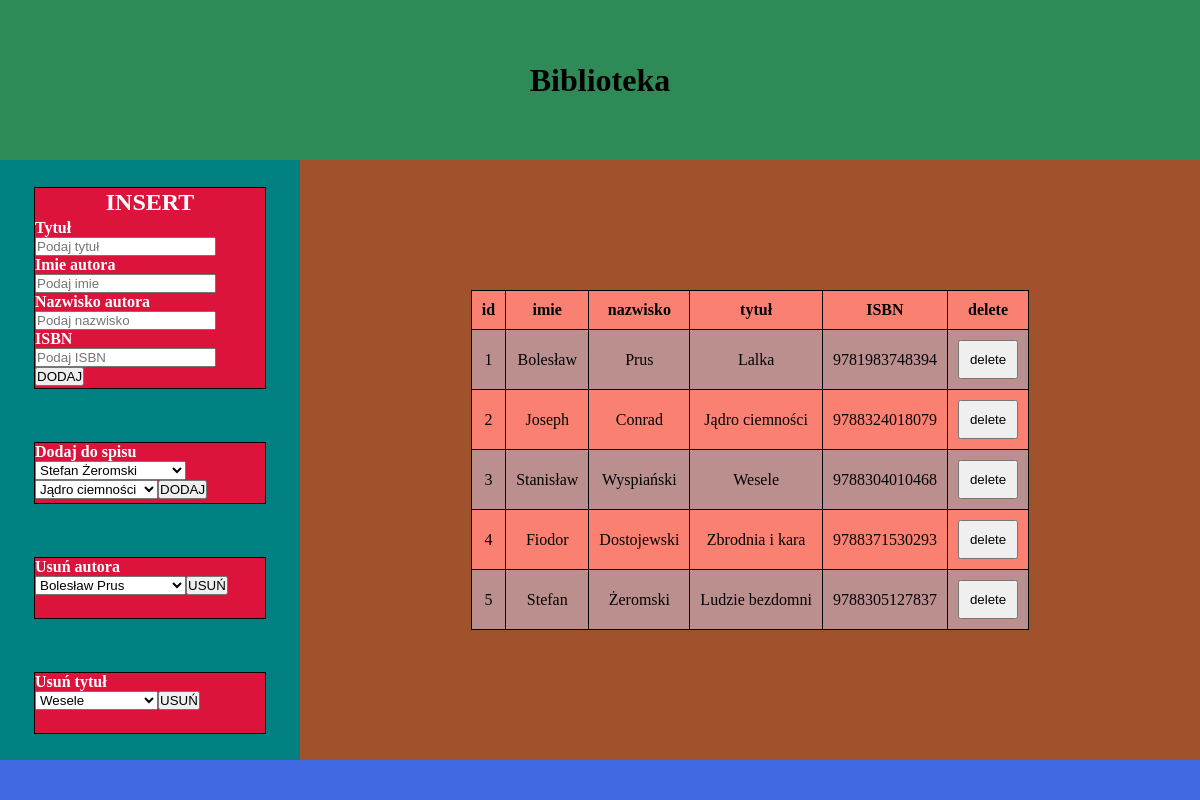
The page / on the database its author committed.
### tables this page shows
CREATE TABLE `spis` (
  `id_spis` int(10) NOT NULL,
  `id_autor` int(10) NOT NULL,
  `id_tytul` int(10) NOT NULL
);

CREATE TABLE `autorzy` (
  `id_autor` int(10) NOT NULL,
  `Imie` varchar(20) NOT NULL,
  `Nazwisko` varchar(20) NOT NULL
);

CREATE TABLE `tytuly` (
  `id_tytul` int(10) NOT NULL,
  `tytul` varchar(40) NOT NULL,
  `ISBN` bigint(13) NOT NULL
);

### index.php (the view, shortened to what this page needs)
<!DOCTYPE html>
<html lang="PL">
<head>
    <link rel="stylesheet" href="style.css">
</head>
<body>
    <div class="container">
        <div class="top">
            <h1>Biblioteka</h1>
        </div>
        <section>
            <div class="a">
                <h1>INSERT</h1>
                <form action="insert.php" method="POST">
                <p>Tytuł</p>
                <input type="text" name="tytul" placeholder="Podaj tytuł">
                <p>Imie autora</p>
                <input type="text" name="imie" placeholder="Podaj imie">
                <p>Nazwisko autora</p>
                <input type="text" name="nazwisko" placeholder="Podaj nazwisko">
                <p>ISBN</p>
                <input type="text" name="isbn" placeholder="Podaj ISBN">
                <input type="submit" value="DODAJ" >
                </form>
            </div>
            <div class="b">
                <p>Dodaj do spisu</p>
            <?php
                require('connect.php');
                $result1 = $conn->query("SELECT * FROM autorzy ORDER BY id_autor DESC");
                $result2 = $conn->query("SELECT * FROM tytuly ORDER BY id_tytul DESC");
                echo("<form action='insert1.php' method='POST'>");
                echo("<select name='idautor'>");
                while($row=$result1->fetch_assoc() ){
                    echo("<option value='".$row['id_autor']."'>".$row['Imie']." ".$row['Nazwisko']."</option>");
                }
                echo("</select>");
                echo("<select name='idtytul'>");
                while($row=$result2->fetch_assoc() ){
                    echo("<option value='".$row['id_tytul']."'>".$row['tytul']."</option>");
                }
                echo("</select>");
                echo("<input type='submit' value='DODAJ'>");
                echo("</form>");
            ?>
            </div>
            <div  class="b">
            <p>Usuń autora</p>
            <?php
                require('connect.php');
                $result1 = $conn->query("SELECT * FROM autorzy");
                echo("<form action='deleteautor.php' method='POST'>");
                echo("<select name='idautor'>");
                while($row=$result1->fetch_assoc() ){
                    echo("<option value='".$row['id_autor']."'>".$row['Imie']." ".$row['Nazwisko']."</option>");
                }
                echo("</select>");
                echo("<input type='submit' value='USUŃ'>");
                echo("</form>");
            ?>
            </div>
            <div class="b">
            <p>Usuń tytuł</p>
            <?php
                require('connect.php');
                $result1 = $conn->query("SELECT * FROM tytuly");
                echo("<form action='deletetytul.php' method='POST'>");
                echo("<select name='idtytul'>");
                while($row=$result1->fetch_assoc() ){
                    echo("<option value='".$row['id_tytul']."'>".$row['tytul']."</option>");
                }
                echo("</select>");
                echo("<input type='submit' value='USUŃ'>");
                echo("</form>");
            ?>
            </div>
        </section>
        <main>
        <?php
            function tabela($sql) {
                require('connect.php');
                $result=$conn->query($sql);
                echo("<table class='tab'><tr><th>id</th><th>imie</th><th>nazwisko</th><th>tytuł</th><th>ISBN</th><th>delete</th></tr>");
                while($row=$result->fetch_assoc()){
                    echo("<tr>");
                    echo("<td>".$row['id_spis']."</td><td>".$row['Imie']."</td><td>".$row['Nazwisko']."</td><td>".$row['tytul']."</td><td>".$row['ISBN']."</td><td>".'<form action="delete.php" method="POST">
                    <input type="hidden" name="id_spis" value='.$row['id_spis'].'>
                    <input type="hidden" name="id_autor" value='.$row['id_autor'].'>
                    <input type="hidden" name="id_tytul" value='.$row['id_tytul'].'>
                    <input class="delete" type="submit" value="delete">
                </form>'."</td>");
                    echo("</tr>");
                }
                echo("</table>");
            }
            tabela("SELECT id_spis,Imie,Nazwisko,tytul,ISBN,autorzy.id_autor,tytuly.id_tytul from autorzy,tytuly,spis where autorzy.id_autor=spis.id_autor and tytuly.id_tytul=spis.id_tytul;");
            ?>
        </main>
        <footer></footer>
    </div>
</body>
</html>

### style.css (style rules this page uses)
* { margin: 0; padding: 0; }
.top { grid-area: a; background: seagreen; display: flex; }
section { grid-area: b; background: teal; display: flex; flex-direction: column; align-items: center; justify-content: space-around; }
.a { border: 1px solid black; background: crimson; width: 230px; height: 200px; display: flex; flex-wrap: wrap; justify-content: center; align-items: center; font-weight: bold; color: white; }
.b { border: 1px solid black; background: crimson; width: 230px; height: 60px; font-weight: bold; color: white; }
main { grid-area: c; background: sienna; display: flex; }
footer { grid-area: d; background: royalblue; }
.container { display: grid; height: 100vh; width: auto; grid-template-columns: 25% 75%; grid-template-rows: 20% 75% 5%; grid-template-areas: "a a" "b c" "d d" ; }
.top h1 { margin: auto; }
.tab,th,td { border: 1px solid black; margin: auto; border-collapse: collapse; text-align: center; padding: 10px; }
tr:nth-child(even) { background: rosybrown; }
tr { background: salmon; }
.delete { padding: 10px; }

### rows shown on the page
spis: id_spis "1", id_autor.Imie "Bolesław", id_autor.Nazwisko "Prus", id_tytul.tytul "Lalka", id_tytul.ISBN "9781983748394"
spis: id_spis "2", id_autor.Imie "Joseph", id_autor.Nazwisko "Conrad", id_tytul.tytul "Jądro ciemności", id_tytul.ISBN "9788324018079"
spis: id_spis "3", id_autor.Imie "Stanisław", id_autor.Nazwisko "Wyspiański", id_tytul.tytul "Wesele", id_tytul.ISBN "9788304010468"
spis: id_spis "4", id_autor.Imie "Fiodor", id_autor.Nazwisko "Dostojewski", id_tytul.tytul "Zbrodnia i kara", id_tytul.ISBN "9788371530293"
spis: id_spis "5", id_autor.Imie "Stefan", id_autor.Nazwisko "Żeromski", id_tytul.tytul "Ludzie bezdomni", id_tytul.ISBN "9788305127837"

### other values the page prints
form field idautor "Stefan Żeromski"
form field idtytul "Jądro ciemności"
form field idautor "Bolesław Prus"
form field idtytul "Wesele"
